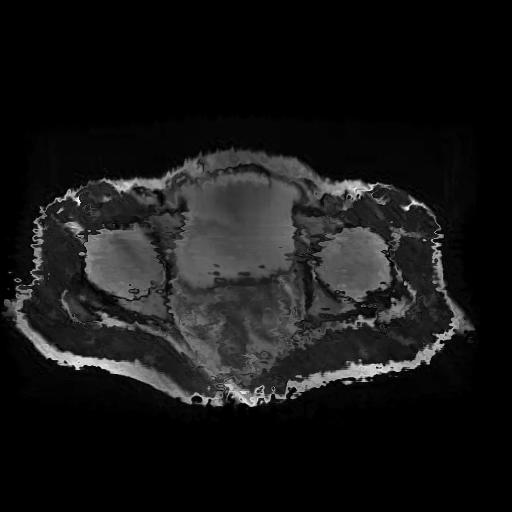
#> input picture TransMorph regMRI DS1mono/img23.2.jpg, 512 x 512 px, given as the content of the folder /home/souraja/ResViT/Datasets/MRI_CT/trainA, which was not available
$ jupyter execute --allow-errors All_useful_codes.ipynb   (older library calls are emulated)
#> lines starting #> are read from the running program, lines starting #| are printed output that depends on the picture; after the words box and inside, x2 and y2 are one past the last pixel; in counts of white or black regions, pixels touching at a corner belong together; pictures that were not available may be replaced by others from this repository, and a replacement may not be noted
[cell 1]
#For label removing

import cv2
import os
import numpy as np

# Load the image
folder_path= "/home/souraja/ResViT/Datasets/MRI_CT/trainA"
for filename in os.listdir(folder_path):
    # Check if the file is a JPEG image
    if filename.endswith(".jpg"):
        # Create the full file path
        image_path = os.path.join(folder_path, filename)
        image = cv2.imread(image_path)
#> image is the input picture: shape (512, 512, 3); min 0, max 255, mean 22.7

# Set the coordinates of the dot
        x = 60
        y = 425

# Set the pixel value for the dot (white color)
        dot_color = (0, 0, 0)  # (B, G, R)

# Put the dot on the image array
        image[y:, x:] = dot_color
#> image: shape (512, 512, 3); 0.01% of pixels changed, all inside (x1, y1, x2, y2) = (336, 425, 344, 427)
        cv2.imwrite(image_path, image)

[cell 2]
#Removing background

import cv2
import numpy as np
import os

def crop_black_background(image):
    # Convert image to grayscale
    grayscale_image = cv2.cvtColor(image, cv2.COLOR_BGR2GRAY)

    # Threshold the image to separate foreground and background
    _, thresholded_image = cv2.threshold(grayscale_image, 1, 255, cv2.THRESH_BINARY)
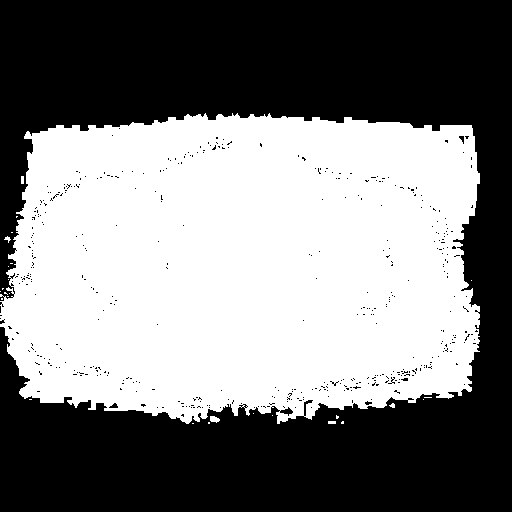
#> thresholded_image: shape (512, 512); 49.2% white; 27 white regions (21 under 20 px)

    # Find contours of the foreground objects
    contours, _ = cv2.findContours(thresholded_image, cv2.RETR_EXTERNAL, cv2.CHAIN_APPROX_SIMPLE)
#> contours = 27 contours, 25 with area under 20; largest, box (x1, y1, x2, y2) and area: (0, 113, 480, 424) 128860, (210, 416, 220, 423) 38

    # Find the largest contour (assuming it represents the pelvis structure)
    largest_contour = max(contours, key=cv2.contourArea)
#> largest_contour = contour of 912 points, box (x1, y1, x2, y2) (0, 113, 480, 424), area 128860

    # Create a mask for the largest contour
    mask = np.zeros_like(grayscale_image)
    cv2.drawContours(mask, [largest_contour], 0, (255), thickness=cv2.FILLED)
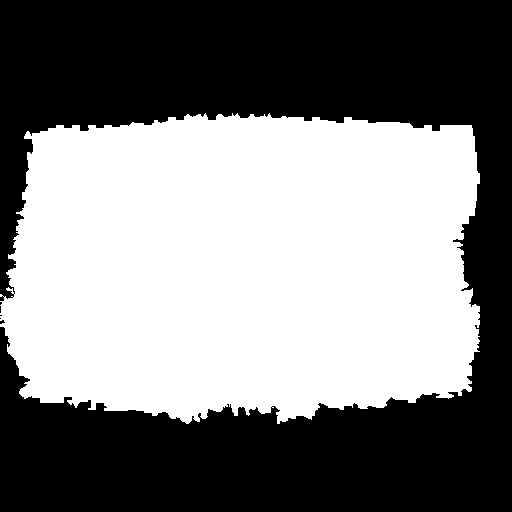
#> mask: shape (512, 512); 49.5% white; 1 white region, box (x1, y1, x2, y2) and area: (0, 113, 480, 424) 129866

    # Apply the mask to the original image
    cropped_image = cv2.bitwise_and(image, image, mask=mask)

    return cropped_image

# Folder path containing the images
folder_path = "/home/souraja/ResViT/Datasets/MRI_CT/testA"

# Iterate over all files in the folder
for filename in os.listdir(folder_path):
    # Check if the file is a JPEG image
    if filename.endswith(".jpg"):
        # Create the full file path
        file_path = os.path.join(folder_path, filename)

        # Load the image
        image = cv2.imread(file_path)

        # Crop out black background
        cropped_image = crop_black_background(image)

        # Save the cropped image with the same name and location
        cv2.imwrite(file_path, cropped_image)

[cell 3]
import os
import shutil

def move_files_with_keyword(source_folder, destination_folder, keyword):
    # Create the destination folder if it doesn't exist
#> called with source_folder = '/home/souraja/ResViT/Datasets/mixed', keyword = 'fake'
    if not os.path.exists(destination_folder):
        os.makedirs(destination_folder)

    # Get the list of files in the source folder
    files = os.listdir(source_folder)

    # Iterate over the files
    for file in files:
        if keyword in file:
            source_path = os.path.join(source_folder, file)
            destination_path = os.path.join(destination_folder, file)
            shutil.move(source_path, destination_path)
            print(f"Moved {file} to {destination_folder}")

# Set the source folder path
source_folder = '/home/souraja/ResViT/Datasets/mixed'

# Set the destination folder path
destination_folder = '/home/souraja/ResViT/Datasets/UNet_seg/syn_MRI'

# Set the keyword to filter files
keyword = 'fake'

# Call the function to move files
move_files_with_keyword(source_folder, destination_folder, keyword)

[cell 4]
import os
import numpy as np
from skimage.metrics import peak_signal_noise_ratio, structural_similarity
from PIL import Image

# [41 lines left out: functions calculate_psnr, calculate_ssim, calculate_mse, not called in this run]

def calculate_metrics(source_folder):
    # Get a list of all files in the source folder
    files = os.listdir(source_folder)

    # Initialize empty lists to store metric values
    psnr_values = []
    ssim_values = []
    mse_values = []

     # Initialize variables to store highest metric values
    highest_psnr = 0.0
    highest_ssim = 0.0
    highest_mse = float('inf')
    highest_psnr_file = ''
    highest_ssim_file = ''
    highest_mse_file = ''

    # Iterate over the files and calculate metrics for each pair
    for file in files:
        if 'fake_B' in file:
            # Construct the corresponding real_B file path
            real_image_file = file.replace('fake_B', 'real_B')
            real_image_path = os.path.join(source_folder, real_image_file)

            # Calculate the metrics
            psnr = calculate_psnr(real_image_path, os.path.join(source_folder, file))
            ssim = calculate_ssim(real_image_path, os.path.join(source_folder, file))
            mse = calculate_mse(real_image_path, os.path.join(source_folder, file))

            # Append the metric values to the lists
            psnr_values.append(psnr)
            ssim_values.append(ssim)
            mse_values.append(mse)

    # Convert the lists to NumPy arrays for easier calculations
    psnr_values = np.array(psnr_values)
    ssim_values = np.array(ssim_values)
    mse_values = np.array(mse_values)

    # Calculate mean and standard deviation of the metrics
    mean_psnr = np.mean(psnr_values)
    std_psnr = np.std(psnr_values)
    mean_ssim = np.mean(ssim_values)
    std_ssim = np.std(ssim_values)
    mean_mse = np.mean(mse_values)
    std_mse = np.std(mse_values)

    # Update highest PSNR if applicable
    if psnr > highest_psnr:
        highest_psnr = psnr
        highest_psnr_file = file

            # Update highest SSIM if applicable
    if ssim > highest_ssim:
        highest_ssim = ssim
        highest_ssim_file = file

            # Update highest MSE if applicable
    if mse < highest_mse:
        highest_mse = mse
        highest_mse_file = file

    return mean_psnr, std_psnr, mean_ssim, std_ssim, mean_mse, std_mse, highest_psnr, highest_psnr_file, highest_ssim, highest_ssim_file, highest_mse, highest_mse_file

# Example usage
source_folder = '/home/souraja/ResViT/results/CT_MRI_resvit_new_ls_enc_dec/test_latest/images'

# Calculate the mean and standard deviation of PSNR, SSIM, and MSE
#> (the rest of this cell did not finish here and is left out)

[cell 5]
import os

def find_missing_files(folder_A, folder_B):
    files_A = set(file.lower() for file in os.listdir(folder_A) if file.lower().endswith('.jpg'))
    files_B = set(file.lower() for file in os.listdir(folder_B) if file.lower().endswith('.jpg'))

    missing_files_A = files_B - files_A
    missing_files_B = files_A - files_B

    if missing_files_A:
        print("Files missing in folder A:")
        for file in missing_files_A:
            print(file)

    if missing_files_B:
        print("Files missing in folder B:")
        for file in missing_files_B:
            print(file)

# Example usage
folder_A = '/home/souraja/ResViT/Datasets/UNet_seg/syn_MRI'
folder_B = '/home/souraja/ResViT/Datasets/UNet_seg/masks'
#> (the rest of this cell did not finish here and is left out)

[cell 6]
import os
import numpy as np
from skimage.metrics import peak_signal_noise_ratio, structural_similarity
from PIL import Image

# [41 lines left out: functions calculate_psnr, calculate_ssim, calculate_mse, not called in this run]

def calculate_metrics(source_folder):
    # Get a list of all files in the source folder
    files = os.listdir(source_folder)

    # Initialize empty lists to store metric values
    psnr_values = []
    ssim_values = []
    mse_values = []

     # Initialize variables to store highest metric values
    highest_psnr = 0.0
    highest_ssim = 0.0
    highest_mse = float('inf')
    highest_psnr_file = ''
    highest_ssim_file = ''
    highest_mse_file = ''

    # Iterate over the files and calculate metrics for each pair
    for file in files:
        if 'fake_B' in file:
            # Construct the corresponding real_B file path
            real_image_file = file.replace('fake_B', 'real_B')
            real_image_path = os.path.join(source_folder, real_image_file)

            # Calculate the metrics
            psnr = calculate_psnr(real_image_path, os.path.join(source_folder, file))
            ssim = calculate_ssim(real_image_path, os.path.join(source_folder, file))
            mse = calculate_mse(real_image_path, os.path.join(source_folder, file))

            # Append the metric values to the lists
            psnr_values.append(psnr)
            ssim_values.append(ssim)
            mse_values.append(mse)

    # Convert the lists to NumPy arrays for easier calculations
    psnr_values = np.array(psnr_values)
    ssim_values = np.array(ssim_values)
    mse_values = np.array(mse_values)

    # Calculate mean and standard deviation of the metrics
    mean_psnr = np.mean(psnr_values)
    std_psnr = np.std(psnr_values)
    mean_ssim = np.mean(ssim_values)
    std_ssim = np.std(ssim_values)
    mean_mse = np.mean(mse_values)
    std_mse = np.std(mse_values)

    # Update highest PSNR if applicable
    if psnr > highest_psnr:
        highest_psnr = psnr
        highest_psnr_file = file

            # Update highest SSIM if applicable
    if ssim > highest_ssim:
        highest_ssim = ssim
        highest_ssim_file = file

            # Update highest MSE if applicable
    if mse < highest_mse:
        highest_mse = mse
        highest_mse_file = file

    return mean_psnr, std_psnr, mean_ssim, std_ssim, mean_mse, std_mse, highest_psnr, highest_psnr_file, highest_ssim, highest_ssim_file, highest_mse, highest_mse_file

# Example usage
source_folder = '/home/souraja/ResViT/results/CT_MRI_resvit_new_ls_enc_dec/test_latest/images'

# Calculate the mean and standard deviation of PSNR, SSIM, and MSE
#> (the rest of this cell did not finish here and is left out)

[cell 7]
from PIL import Image

# Open the image
image_path = "/home/souraja/DFMIR/Dataset/deform_trainA/img1.1.jpg"
image = Image.open(image_path)
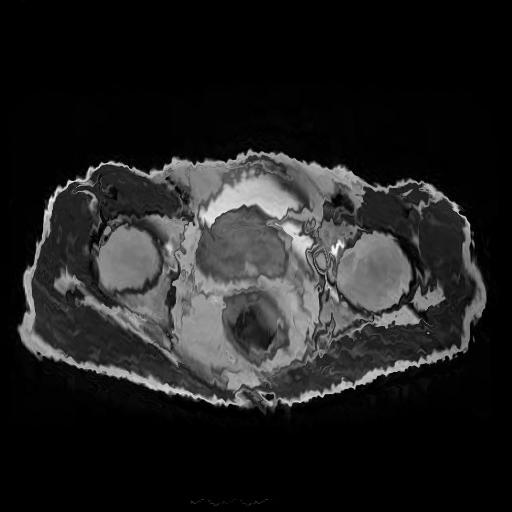
#> input picture TransMorph regMRI DS1mono/img1.1.jpg, 512 x 512 px, found by its file name
#> image is the input picture: PIL image 512x512 L; min 0, max 255, mean 32.6

# # Get the shape of the image
# width, height, dimension = image.size

# # Print the shape
# print("Image Shape:", width, "x", height, "x", dimension)
print(image.size)
#| (512, 512)

[cell 8]
import torch

# Your other code here...

# Empty the CUDA cache
torch.cuda.empty_cache()
#> (this line was passed over: torch is not available in this run)

[cell 9]
import numpy as np
from PIL import Image
from skimage.metrics import structural_similarity as ssim

# Load the pairs of RGB images
pair1_image1 = Image.open('/home/souraja/ResViT/results/CT_MRI_resvit_enc_dec/test_latest/images/img15.7_fake_B.png')
pair1_image2 = Image.open('/home/souraja/ResViT/results/CT_MRI_resvit_enc_dec/test_latest/images/img15.7_real_B.png')
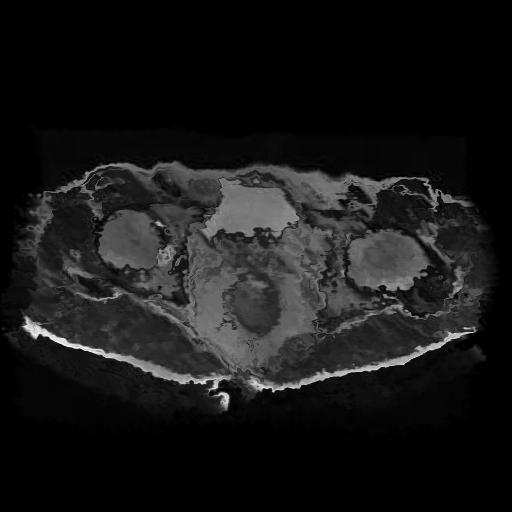
#> input picture TransMorph regMRI DS1mono/img33.1.jpg, 512 x 512 px, given in place of img15.7_real_B.png, which was not available
#> pair1_image2 is the input picture: PIL image 512x512 L; min 0, max 254, mean 23.7
pair2_image1 = Image.open('/home/souraja/ResViT/results/CT_MRI_resvit_new_ls_enc_dec/test_latest/images/img15.7_real_B.png')
#> (the rest of this cell did not finish here and is left out)

[cell 10]
import cv2
import numpy as np
from skimage.metrics import structural_similarity as ssim

# [7 lines left out: function calculate_psnr, not called in this run]

def calculate_ssim(img1, img2):
    return ssim(img1, img2, multichannel=True)

def calculate_l2_loss(img1, img2):
    return np.mean((img1 - img2) ** 2)

# Load the images
img1 = cv2.imread('/home/souraja/ResViT/results/CT_MRI_resvit_new_ls_enc_dec/test_latest/images/img15.7_real_B.png')
#> img1: shape (512, 512, 3); min 0, max 254, mean 23.7
img2 = cv2.imread('/home/souraja/ResViT/results/CT_MRI_resvit_new_ls_enc_dec/test_latest/images/img15.7_fake_B.png')

# Convert the images to floating point representation
img1 = img1.astype(np.float64)
#> (the rest of this cell did not finish here and is left out)

[cell 11]
import os
import numpy as np
from PIL import Image

# Function to find colored pixel coordinates in an image
def find_colored_pixel_coordinates(image):
    img_array = np.array(image)
    colored_pixels = np.nonzero(np.any(img_array != [0, 0, 0], axis=-1))
    return list(zip(colored_pixels[0], colored_pixels[1]))

# Function to resize an image to a specific size
def resize_image(image, size):
#| (512, 512)
    resized_image = image.resize(size)
    return resized_image

# Folder paths for MRI images and CT masks
mri_folder = '/home/souraja/DFMIR/deform_trainA'
ct_mask_folder = '/home/souraja/DFMIR/Dataset/trainA_label'

# Output folder for saving the modified images
output_folder = '/home/souraja/DFMIR/Dataset/resized_annotated_MRI'

# Create the output folder if it doesn't exist
if not os.path.exists(output_folder):
    os.makedirs(output_folder)

# Get a list of image filenames in the MRI folder
mri_filenames = os.listdir(mri_folder)
mri_filenames.sort()

# Iterate over the image filenames
#> (the rest of this cell did not finish here and is left out)

[cell 12]
import os
from PIL import Image

mri_folder='/home/souraja/DFMIR/Dataset/testB'
reference_folder='/home/souraja/DFMIR/Dataset/resized_annotated_MRI'
output_folder='/home/souraja/DFMIR/Dataset/resized_orig_MRI'
mri_filenames=os.listdir(mri_folder)
mri_filenames.sort()


for filename in mri_filenames:
    mri_path=os.path.join(mri_folder,filename)
    reference_path=os.path.join(reference_folder, filename)
    output_path=os.path.join(output_folder,filename)
    mri_image=Image.open(mri_path)
    ref_image=Image.open(reference_path)
    mri_image=mri_image.resize(ref_image.size)
    mri_image.save(output_path)
    print(mri_path, mri_image.size)
#| /home/souraja/DFMIR/Dataset/testB/img23.2.jpg (512, 512)

[cell 13]
import os
from PIL import Image

mri_folder='/home/souraja/ResViT/Datasets/UNet_seg/masks'
output_folder='/home/souraja/ResViT/Datasets/UNet_seg/resized_masks'
#> (the rest of this cell did not finish here and is left out)

[cell 14]
import matplotlib.pyplot as plt

def parse_loss_log(log_file):
    epoch_numbers = []
    g_l1_values = []

    with open(log_file, 'r') as file:
        for line in file:
            if line.startswith('('):
                parts = line.split()
                epoch_number = int(parts[1].strip(','))
                g_l1_value = float(parts[11])

                epoch_numbers.append(epoch_number)
                g_l1_values.append(g_l1_value)

    return epoch_numbers, g_l1_values

def plot_loss_graph(loss_logs, labels):
    plt.figure(figsize=(14, 6))

    for i, loss_log in enumerate(loss_logs):
        epoch_numbers, g_l1_values = parse_loss_log(loss_log)
        plt.plot(epoch_numbers, g_l1_values, label=labels[i])

    plt.xlabel('Epoch Number')
    plt.ylabel('G_L1 Value')
    plt.title('G_L1 Loss over Epochs')
    plt.legend()
    plt.show()

# Provide the paths to the loss log files
loss_logs = [
    '/home/souraja/ResViT/checkpoints/CT_MRI_resvit_less_orig/loss_log.txt',
    '/home/souraja/ResViT/checkpoints/CT_MRI_resvit_less_enc_dec_new_loss/loss_log.txt',
    '/home/souraja/ResViT/checkpoints/CT_MRI_resvit_less_enc_dec/loss_log.txt',
    '/home/souraja/ResViT/checkpoints/CT_MRI_resvit_less_new_ls/loss_log.txt',
]

# Provide the labels for the loss logs
labels = [
    'ResViT_original',
    'ResViT_Enc_Dec_New_Loss',
    'ResViT_Enc_Dec',
    'ResViT_New_Loss',

]

#> (the rest of this cell did not finish here and is left out)

[cell 15]
import os
import cv2

def denoise_images(input_folder, output_folder):
    # Create the output folder if it doesn't exist
    if not os.path.exists(output_folder):
        os.makedirs(output_folder)

    # Iterate over the images in the input folder
    for filename in os.listdir(input_folder):
        if filename.endswith(".jpg") or filename.endswith(".png"):
            # Load the image
            image_path = os.path.join(input_folder, filename)
            image = cv2.imread(image_path)

            # Perform denoising on the image (adjust parameters as needed)
            denoised_image = cv2.fastNlMeansDenoisingColored(image, None, 10, 10, 7, 21)

            # Save the denoised image
            output_path = os.path.join(output_folder, filename)
            cv2.imwrite(output_path, denoised_image)

            print(f"Denoised image saved: {output_path}")

# Specify the input folder containing the CT images
input_folder = '/home/souraja/ResViT/Datasets/MRI_CT/trainB'

# Specify the output folder where the denoised images will be saved
output_folder = '/home/souraja/ResViT/Datasets/MRI_CT/trainB_denoised'

# Perform denoising on the images in the input folder
denoise_images(input_folder, output_folder)

[cell 16]
import os
import cv2
import numpy as np

def normalize_images(input_folder, output_folder):
    # Create the output folder if it doesn't exist
    if not os.path.exists(output_folder):
        os.makedirs(output_folder)

    # Iterate over the images in the input folder
    for filename in os.listdir(input_folder):
        if filename.endswith(".jpg") or filename.endswith(".png"):
            # Load the image
            image_path = os.path.join(input_folder, filename)
            image = cv2.imread(image_path)

            # Normalize the pixel values to [0, 1]
            normalized_image = image.astype(np.float32) / 255.0

            # Save the normalized image
            output_path = os.path.join(output_folder, filename)
            cv2.imwrite(output_path, normalized_image * 255.0)

            print(f"Normalized image saved: {output_path}")

# Specify the input folder containing the RGB images
input_folder = '/home/souraja/ResViT/Datasets/MRI_CT/trainA_orig'

# Specify the output folder where the normalized images will be saved
output_folder = '/home/souraja/ResViT/Datasets/MRI_CT/trainA_norm'

# Normalize the images in the input folder and save them to the output folder
normalize_images(input_folder, output_folder)

[cell 17]
import matplotlib.pyplot as plt

def parse_loss_log(log_file):
    epoch_numbers = []
    g_l1_values = []

    with open(log_file, 'r') as file:
        for line in file:
            if line.startswith('E'):
                parts = line.split()
                #print(parts[5])
                epoch_number = int(parts[1].strip(','))
                g_l1_value = float(parts[5])

                epoch_numbers.append(epoch_number)
                g_l1_values.append(g_l1_value)

    return epoch_numbers, g_l1_values

def plot_loss_graph(loss_logs, labels):
    plt.figure(figsize=(12, 6))

    for i, loss_log in enumerate(loss_logs):
        epoch_numbers, g_l1_values = parse_loss_log(loss_log)
        plt.plot(epoch_numbers, g_l1_values, label=labels[i])

    plt.xlabel('Epoch Number')
    plt.ylabel('Mean PSNR in dB')
    plt.title('Mean PSNR vs. Epochs')
    plt.legend()
    plt.show()

# Provide the paths to the loss log files
loss_logs = [

    '/home/souraja/ResViT/checkpoints/CT_MRI_pre_trained_new_ls_enc_dec/log.txt',
    '/home/souraja/ResViT/checkpoints/CT_MRI_pre_trained_orig/log.txt',
]

# Provide the labels for the loss logs
labels = [

    'Pretrained_Enc_Dec_Our_Loss',
    'Pretrained_Orig',

]

#> (the rest of this cell did not finish here and is left out)

[cell 18]
import matplotlib.pyplot as plt

def parse_loss_log(log_file):
    epoch_numbers = []
    g_l1_values = []

    with open(log_file, 'r') as file:
        for line in file:
            if line.startswith('E'):
                parts = line.split()
                epoch_number = int(parts[1].strip(','))
                g_l1_value = float(parts[5])

                epoch_numbers.append(epoch_number)
                g_l1_values.append(g_l1_value)

    return epoch_numbers, g_l1_values

def plot_loss_graph(loss_logs, labels):
    plt.figure(figsize=(14, 6))

    for i, loss_log in enumerate(loss_logs):
        epoch_numbers, g_l1_values = parse_loss_log(loss_log)
        plt.plot(epoch_numbers, g_l1_values, label=labels[i])

    plt.xlabel('Epoch Number')
    plt.ylabel('Mean PSNR in dB')
    plt.title('Mean PSNR vs. Epochs')
    plt.legend()
    plt.show()

# Provide the paths to the loss log files
loss_logs = [
    '/home/souraja/ResViT/checkpoints/CT_MRI_resvit_new_ls_enc_dec/log.txt',
    '/home/souraja/ResViT/checkpoints/CT_MRI_resvit_orig/log.txt',
]

# Provide the labels for the loss logs
labels = [
    'ResViT_Enc_Dec_Our_Loss',
    'ResViT_Original',

]

#> (the rest of this cell did not finish here and is left out)
